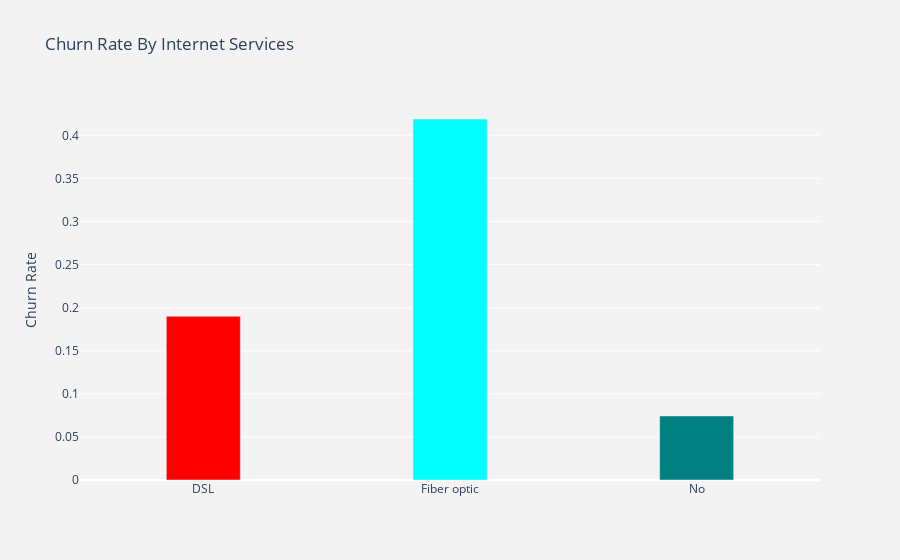

Notebook source saved alongside this figure:
### Code cell
#Visualize Churn Rate by Internet Services
plot_by_internetservices = dataset.groupby('InternetService').Churn.mean().reset_index()
plot_data = [
    go.Bar(
        x = plot_by_internetservices['InternetService'],
    y = plot_by_internetservices ['Churn'],
    width = [0.3, 0.3,0.3],
        marker = dict(
    color = ['red', 'cyan', 'teal'])
    )
]
plot_layout = go.Layout(
xaxis = {"type":"category"},
yaxis = {"title":"Churn Rate"},
title ='Churn Rate By Internet Services',
plot_bgcolor = "rgb(243,243,243)" ,
 paper_bgcolor = "rgb(243,243,243)"
)
fig = go.Figure(data = plot_data, layout = plot_layout)
po.iplot(fig)

### Figure 1 — Plotly figure (JSON) as saved in the notebook; plotly's stock layout.template omitted (floating-point values rounded to 4 significant figures)
{"data": [{"marker": {"color": ["red", "cyan", "teal"]}, "type": "bar", "width": [0.3, 0.3, 0.3], "x": ["DSL", "Fiber optic", "No"], "y": [0.19, 0.4189, 0.07434]}], "layout": {"paper_bgcolor": "rgb(243,243,243)", "plot_bgcolor": "rgb(243,243,243)", "title": {"text": "Churn Rate By Internet Services"}, "xaxis": {"type": "category"}, "yaxis": {"title": {"text": "Churn Rate"}}}}
